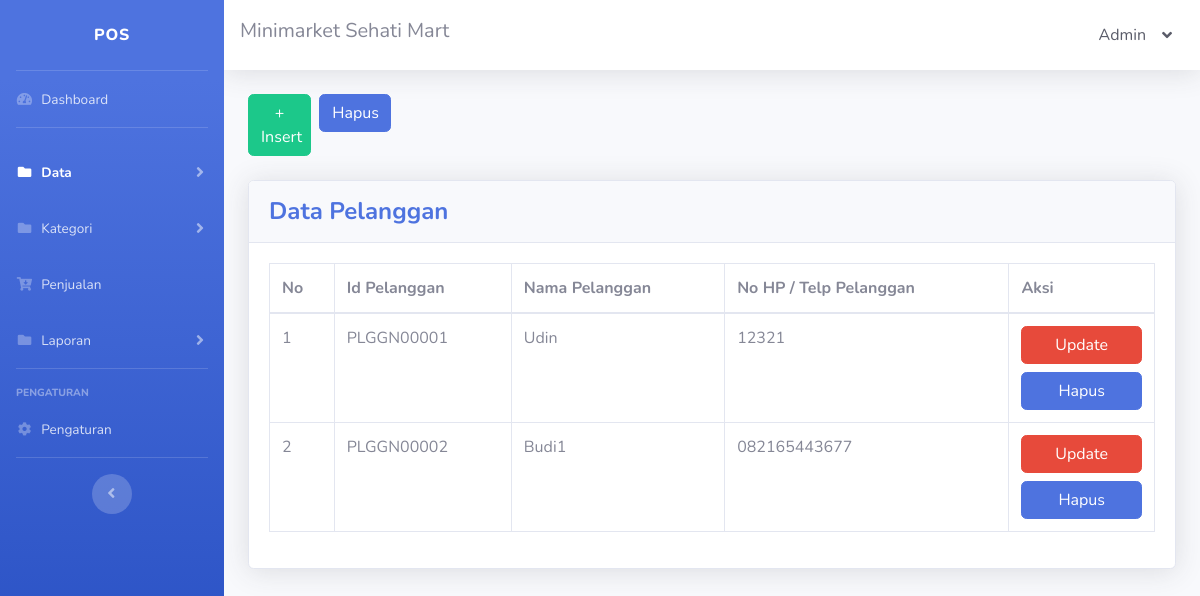
/pelanggan.php (signed in), run on an earlier commit of the app's database.
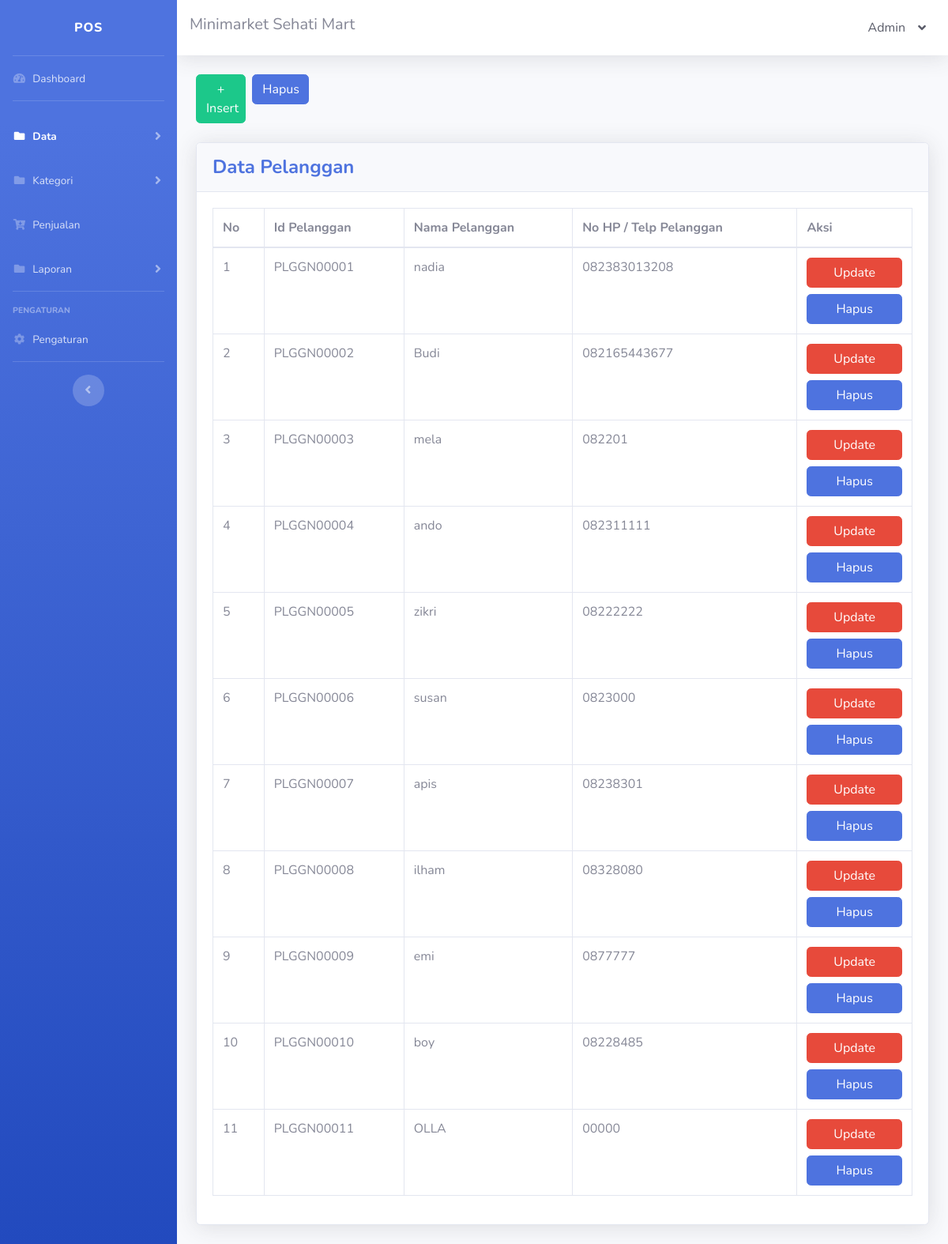
And on a later commit of the database.
### tables this page shows
CREATE TABLE `tbl_pengaturan` (
  `pengaturan_id` int NOT NULL,
  `pengaturan_nama_sidebar` text NOT NULL,
  `pengaturan_nama_navbar` text NOT NULL,
  `pengaturan_alamat` text NOT NULL,
  `pengaturan_no_hp` varchar(15) NOT NULL
);

CREATE TABLE `tbl_pengguna` (
  `pengguna_id` int NOT NULL,
  `pengguna_nama` text NOT NULL,
  `username` varchar(30) NOT NULL,
  `password` varchar(30) NOT NULL,
  `pengguna_pilihan` varchar(30) NOT NULL
);

CREATE TABLE `tbl_pelanggan` (
  `pelanggan_id` varchar(10) NOT NULL,
  `pelanggan_nama` text NOT NULL,
  `pelanggan_no_hp` varchar(15) NOT NULL
);

### pelanggan.php (the view, shortened to what this page needs)
<!DOCTYPE html>
<html lang="en">
<?php
include 'config.php';
$queryPengaturan = "SELECT * FROM tbl_pengaturan";
$data = mysqli_query($config, $queryPengaturan);
$pengaturan = mysqli_fetch_assoc($data);
$queryPengguna = "SELECT * FROM tbl_pengguna WHERE pengguna_id='{$_SESSION['pengguna_id']}'";
$dataPengguna = mysqli_query($config, $queryPengguna);
$pengguna = mysqli_fetch_assoc($dataPengguna);
?>
<head>
    <link href="vendor/fontawesome-free/css/all.min.css" rel="stylesheet" type="text/css">
    <link href="css/sb-admin-2.min.css" rel="stylesheet">
</head>
<body id="page-top">
    <div id="wrapper">
        <ul class="navbar-nav bg-gradient-primary sidebar sidebar-dark accordion" id="accordionSidebar">
            <a class="sidebar-brand d-flex align-items-center justify-content-center" href="index.html">
                <div class="sidebar-brand-text mx-3"><?= $pengaturan['pengaturan_nama_sidebar'] ?></div>
            </a>
            <hr class="sidebar-divider my-0">
            <li class="nav-item">
                <a class="nav-link" href="index.php">
                    <i class="fas fa-fw fa-tachometer-alt"></i>
                    <span>Dashboard</span>
                </a>
            </li>
            <hr class="sidebar-divider">
            <li class="nav-item active">
                <a class="nav-link collapsed" href="#" data-toggle="collapse" data-target="#collapseData" aria-expanded="true" aria-controls="collapseData">
                    <i class="fas fa-fw fa-folder"></i>
                    <span>Data</span>
                </a>
            </li>
            <li class="nav-item">
                <a class="nav-link collapsed" href="#" data-toggle="collapse" data-target="#collapseKategori" aria-expanded="true" aria-controls="collapseKategori">
                    <i class="fas fa-fw fa-folder"></i>
                    <span>Kategori</span>
                </a>
            </li>
            <li class="nav-item">
                <a class="nav-link" href="penjualan.php">
                    <i class="fas fa-fw fa-cart-arrow-down"></i>
                    <span>Penjualan</span>
                </a>
            </li>
            <li class="nav-item">
                <a class="nav-link collapsed" href="#" data-toggle="collapse" data-target="#collapseLaporan" aria-expanded="true" aria-controls="collapseLaporan">
                    <i class="fas fa-fw fa-folder"></i>
                    <span>Laporan</span>
                </a>
            </li>
            <hr class="sidebar-divider">
            <div class="sidebar-heading">Pengaturan</div>
            <li class="nav-item">
                <a class="nav-link" href="pengaturan.php">
                    <i class="fas fa-fw fa-cog"></i>
                    <span>Pengaturan</span>
                </a>
            </li>
            <hr class="sidebar-divider d-none d-md-block">
            <div class="text-center d-none d-md-inline">
                <button class="rounded-circle border-0" id="sidebarToggle"></button>
            </div>
        </ul>
        <div id="content-wrapper" class="d-flex flex-column">
            <div id="content">
                <nav class="navbar navbar-expand navbar-light bg-white topbar mb-4 static-top shadow">
                    <h5><?= $pengaturan['pengaturan_nama_navbar'] ?></h5>
                    <ul class="navbar-nav ml-auto">
                        <li class="nav-item dropdown no-arrow">
                            <a class="nav-link dropdown-toggle text-dark" href="#" id="userDropdown" role="button" data-toggle="dropdown" aria-haspopup="true" aria-expanded="false">
                                <?= $pengguna['pengguna_nama'] ?>
                                <i class="ml-3 fas fa-angle-down"></i>
                            </a>
                        </li>
                    </ul>
                </nav>
                <div class="container-fluid">
                    <div class="row my-4">
                        <div class="col-lg-1 pr-1">
                            <a href="pelanggan_insert.php" class="btn btn-success btn-block">+ Insert</a>
                        </div>
                        <div class="col-lg-1 px-1">
                            <a href="pelanggan_hapus.php" class="btn btn-primary btn-user btn-block">Hapus</a>
                        </div>
                    </div>
                    <div class="card shadow mb-4">
                        <div class="card-header py-3">
                            <h4 class="m-0 font-weight-bold text-primary">Data Pelanggan</h4>
                        </div>
                        <div class="card-body">
                            <div class="table-responsive">
                                <table class="table table-bordered" width="100%" cellspacing="0">
                                    <thead>
                                        <tr>
                                            <th>No</th>
                                            <th>Id Pelanggan</th>
                                            <th>Nama Pelanggan</th>
                                            <th>No HP / Telp Pelanggan</th>
                                            <th>Aksi</th>
                                        </tr>
                                    </thead>
                                    <tbody>
                                        <?php
                                        $no = 1;
                                        $queryPelanggan = "SELECT * FROM tbl_pelanggan";
                                        $dataPelanggan = mysqli_query($config, $queryPelanggan);
                                        while ($pelanggan = mysqli_fetch_assoc($dataPelanggan)) {
                                            echo "
                                            <tr>
                                                <td>{$no}</td>
                                                <td>{$pelanggan['pelanggan_id']}</td>
                                                <td>{$pelanggan['pelanggan_nama']}</td>
                                                <td>{$pelanggan['pelanggan_no_hp']}</td>
                                                <td>
                                                    <a href='pelanggan_update.php?pelanggan_id={$pelanggan['pelanggan_id']}' class='btn btn-danger btn-user btn-block'>Update</a>
                                                    <a href='pelanggan_hapus_satuan.php?pelanggan_id={$pelanggan['pelanggan_id']}' class='btn btn-primary btn-user btn-block'>Hapus</a>
                                                </td>
                                            </tr>";
                                            $no++;
                                        }
                                        ?>
                                    </tbody>
                                </table>
                            </div>
                        </div>
                    </div>
                </div>
            </div>
        </div>
    </div>
</body>
</html>

What changed in the data, as far as the page shows it:
changed tbl_pelanggan "PLGGN00001": pelanggan_nama "Udin" → "nadia"; pelanggan_no_hp "12321" → "082383013208"
changed tbl_pelanggan "PLGGN00002": pelanggan_nama "Budi1" → "Budi"
added tbl_pelanggan: pelanggan_id "PLGGN00003", pelanggan_nama "mela", pelanggan_no_hp "082201"
added tbl_pelanggan: pelanggan_id "PLGGN00004", pelanggan_nama "ando", pelanggan_no_hp "082311111"
added tbl_pelanggan: pelanggan_id "PLGGN00005", pelanggan_nama "zikri", pelanggan_no_hp "08222222"
added tbl_pelanggan: pelanggan_id "PLGGN00006", pelanggan_nama "susan", pelanggan_no_hp "0823000"
added tbl_pelanggan: pelanggan_id "PLGGN00007", pelanggan_nama "apis", pelanggan_no_hp "08238301"
added tbl_pelanggan: pelanggan_id "PLGGN00008", pelanggan_nama "ilham", pelanggan_no_hp "08328080"
added tbl_pelanggan: pelanggan_id "PLGGN00009", pelanggan_nama "emi", pelanggan_no_hp "0877777"
added tbl_pelanggan: pelanggan_id "PLGGN00010", pelanggan_nama "boy", pelanggan_no_hp "08228485"
added tbl_pelanggan: pelanggan_id "PLGGN00011", pelanggan_nama "OLLA", pelanggan_no_hp "00000"
